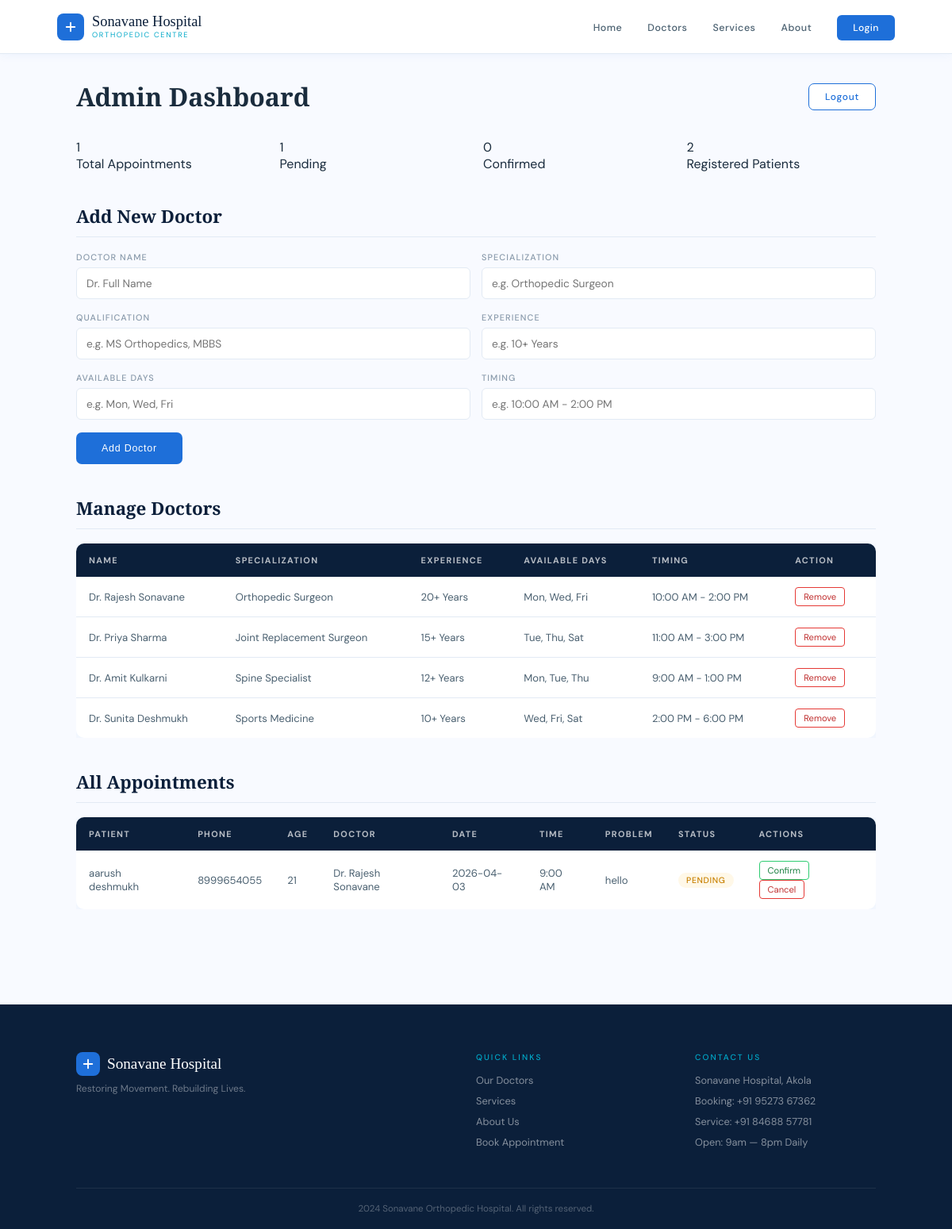
Screenshot of /admin (signed in) with the database file from the repository.
### tables this page shows
CREATE TABLE doctors (
            id             INTEGER PRIMARY KEY AUTOINCREMENT,
            name           TEXT NOT NULL,
            specialization TEXT NOT NULL,
            qualification  TEXT,
            experience     TEXT,
            available_days TEXT,
            timing         TEXT,
            image_url      TEXT,
            available      INTEGER DEFAULT 1
        );

CREATE TABLE appointments (
            id         INTEGER PRIMARY KEY AUTOINCREMENT,
            user_id    INTEGER,
            doctor_id  INTEGER,
            patient_name TEXT NOT NULL,
            phone      TEXT NOT NULL,
            age        INTEGER,
            gender     TEXT,
            date       TEXT NOT NULL,
            time_slot  TEXT NOT NULL,
            problem    TEXT,
            status     TEXT DEFAULT "pending",
            created_at DATETIME DEFAULT CURRENT_TIMESTAMP,
            FOREIGN KEY(user_id) REFERENCES users(id),
            FOREIGN KEY(doctor_id) REFERENCES doctors(id)
        );

### app.py (the view)
@app.route('/admin')
def admin_dashboard():
    if not session.get('admin'):
        return redirect(url_for('admin_login'))
    db = get_db()
    total_appointments = db.execute('SELECT COUNT(*) FROM appointments').fetchone()[0]
    pending            = db.execute('SELECT COUNT(*) FROM appointments WHERE status="pending"').fetchone()[0]
    confirmed          = db.execute('SELECT COUNT(*) FROM appointments WHERE status="confirmed"').fetchone()[0]
    total_patients     = db.execute('SELECT COUNT(*) FROM users').fetchone()[0]
    appointments = db.execute('''
        SELECT a.*, d.name as doctor_name, d.specialization
        FROM appointments a JOIN doctors d ON a.doctor_id=d.id
        ORDER BY a.created_at DESC
    ''').fetchall()
    doctors = db.execute('SELECT * FROM doctors').fetchall()
    db.close()
    return render_template('admin_dashboard.html',
        total_appointments=total_appointments, pending=pending,
        confirmed=confirmed, total_patients=total_patients,
        appointments=appointments, doctors=doctors)

### app.py (called while the page is built)
def get_db():
    conn = sqlite3.connect(DB_PATH)
    conn.row_factory = sqlite3.Row
    return conn

### templates/admin_dashboard.html (shortened to what this page needs)
{% extends 'base.html' %}
{% block content %}
<div class="admin-page">
  <div style="display:flex;justify-content:space-between;align-items:center;max-width:1100px;margin:0 auto 32px;">
    <h1 style="font-family:var(--font-head);font-size:2rem;">Admin Dashboard</h1>
    <a href="{{ url_for('admin_logout') }}" class="btn-outline" style="font-size:0.75rem;padding:8px 20px;">Logout</a>
  </div>
  <div class="admin-stats">
    <div class="admin-stat-card">
      <div class="admin-stat-num">{{ total_appointments }}</div>
      <div class="admin-stat-label">Total Appointments</div>
    </div>
    <div class="admin-stat-card gold">
      <div class="admin-stat-num">{{ pending }}</div>
      <div class="admin-stat-label">Pending</div>
    </div>
    <div class="admin-stat-card green">
      <div class="admin-stat-num">{{ confirmed }}</div>
      <div class="admin-stat-label">Confirmed</div>
    </div>
    <div class="admin-stat-card teal">
      <div class="admin-stat-num">{{ total_patients }}</div>
      <div class="admin-stat-label">Registered Patients</div>
    </div>
  </div>
  <div class="admin-section">
    <h2>Add New Doctor</h2>
    <div class="add-doctor-form">
      <div class="form-row">
        <div class="form-group"><label>Doctor Name</label><input type="text" id="dName" placeholder="Dr. Full Name"></div>
        <div class="form-group"><label>Specialization</label><input type="text" id="dSpec" placeholder="e.g. Orthopedic Surgeon"></div>
      </div>
      <div class="form-row">
        <div class="form-group"><label>Qualification</label><input type="text" id="dQual" placeholder="e.g. MS Orthopedics, MBBS"></div>
        <div class="form-group"><label>Experience</label><input type="text" id="dExp" placeholder="e.g. 10+ Years"></div>
      </div>
      <div class="form-row">
        <div class="form-group"><label>Available Days</label><input type="text" id="dDays" placeholder="e.g. Mon, Wed, Fri"></div>
        <div class="form-group"><label>Timing</label><input type="text" id="dTime" placeholder="e.g. 10:00 AM - 2:00 PM"></div>
      </div>
      <button class="btn-primary" onclick="addDoctor()">Add Doctor</button>
    </div>
  </div>
  <div class="admin-section">
    <h2>Manage Doctors</h2>
    <div style="overflow-x:auto;">
      <table class="appt-table">
        <thead><tr><th>Name</th><th>Specialization</th><th>Experience</th><th>Available Days</th><th>Timing</th><th>Action</th></tr></thead>
        <tbody>
          {% for d in doctors %}
          <tr>
            <td>{{ d.name }}</td>
            <td>{{ d.specialization }}</td>
            <td>{{ d.experience }}</td>
            <td>{{ d.available_days }}</td>
            <td>{{ d.timing }}</td>
            <td><button class="action-btn cancel" onclick="deleteDoctor({{ d.id }})">Remove</button></td>
          </tr>
          {% endfor %}
        </tbody>
      </table>
    </div>
  </div>
  <div class="admin-section">
    <h2>All Appointments</h2>
    <div style="overflow-x:auto;">
      <table class="appt-table">
        <thead>
          <tr><th>Patient</th><th>Phone</th><th>Age</th><th>Doctor</th><th>Date</th><th>Time</th><th>Problem</th><th>Status</th><th>Actions</th></tr>
        </thead>
        <tbody>
          {% for a in appointments %}
          <tr id="row-{{ a.id }}">
            <td>{{ a.patient_name }}</td>
            <td>{{ a.phone }}</td>
            <td>{{ a.age or '—' }}</td>
            <td>{{ a.doctor_name }}</td>
            <td>{{ a.date }}</td>
            <td>{{ a.time_slot }}</td>
            <td>{{ a.problem or '—' }}</td>
            <td><span class="badge badge-{{ a.status }}" id="badge-{{ a.id }}">{{ a.status }}</span></td>
            <td>
              <button class="action-btn confirm" onclick="updateStatus({{ a.id }}, 'confirmed')">Confirm</button>
              <button class="action-btn cancel"  onclick="updateStatus({{ a.id }}, 'cancelled')">Cancel</button>
            </td>
          </tr>
          {% endfor %}
        </tbody>
      </table>
    </div>
  </div>
</div>
{% endblock %}

### static/css/style.css (style rules this page uses)
:root { --navy: #0B1F3A; --blue: #1E6FD9; --blue-soft: #EEF4FF; --blue-mid: #4A90D9; --teal: #00A8C8; --white: #FFFFFF; --off: #F8FAFF; --border: #E2EAF4; --text: #1A2C3D; --text-2: #4A6070; --text-3: #8899AA; --gold: #F0A500; --red: #E53935; --green: #2ECC71; --font-head: 'Playfair Display', serif; --font-body: 'DM Sans', sans-serif; --tr: 0.25s cubic-bezier(0.4,0,0.2,1); --shadow: 0 2px 16px rgba(30,111,217,0.08); --shadow-md: 0 8px 32px rgba(30,111,217,0.12); }
*,*::before,*::after { box-sizing:border-box;margin:0;padding:0; }
html { scroll-behavior:smooth; }
body { font-family:var(--font-body);background:var(--white);color:var(--text);overflow-x:hidden; }
.btn-primary { display:inline-flex;align-items:center;gap:8px; background:var(--blue);color:var(--white);text-decoration:none; font-size:0.78rem;font-weight:500;letter-spacing:0.06em;padding:13px 32px; border:none;cursor:pointer;border-radius:7px;transition:var(--tr); }
.btn-outline { display:inline-flex;align-items:center;gap:8px; background:var(--white);color:var(--blue);text-decoration:none; font-size:0.78rem;font-weight:500;letter-spacing:0.06em;padding:12px 30px; border:1.5px solid var(--blue);cursor:pointer;border-radius:7px;transition:var(--tr); }
.form-group { margin-bottom:16px; }
.form-row { display:grid;grid-template-columns:1fr 1fr;gap:14px; }
.form-group label { display:block;font-size:0.68rem;font-weight:500;letter-spacing:0.1em;text-transform:uppercase;color:var(--text-3);margin-bottom:6px; }
.form-group input,.form-group textarea,.form-group select { width:100%;padding:10px 12px;border:1.5px solid var(--border); font-family:var(--font-body);font-size:0.86rem;color:var(--text); background:var(--white);outline:none;border-radius:6px;transition:border-color var(--tr); }
.appt-table { width:100%;border-collapse:collapse;max-width:1100px;margin:0 auto;background:var(--white);border-radius:10px;overflow:hidden;box-shadow:var(--shadow); }
.appt-table th { background:var(--navy);padding:14px 16px;text-align:left;font-size:0.68rem;letter-spacing:0.12em;text-transform:uppercase;color:rgba(255,255,255,0.7); }
.appt-table td { padding:13px 16px;font-size:0.82rem;border-bottom:1px solid var(--border);color:var(--text-2); }
.appt-table tr:last-child td { border-bottom:none; }
.badge { display:inline-block;padding:3px 10px;border-radius:20px;font-size:0.66rem;font-weight:500;letter-spacing:0.06em;text-transform:uppercase; }
.badge-pending { background:#FFF8E8;color:#C88000; }
.admin-page { min-height:100vh;padding:100px 8% 80px;background:var(--off); }
.admin-stats { display:grid;grid-template-columns:repeat(4,1fr);gap:18px;max-width:1100px;margin:0 auto 40px; }
.admin-section { max-width:1100px;margin:0 auto 40px; }
.admin-section h2 { font-family:var(--font-head);font-size:1.4rem;color:var(--navy);margin-bottom:18px;padding-bottom:10px;border-bottom:1px solid var(--border); }
.action-btn { background:none;border:1px solid var(--border);color:var(--text-2);font-size:0.7rem;padding:4px 10px;border-radius:4px;cursor:pointer;margin-right:5px;font-family:var(--font-body);transition:var(--tr); }
.action-btn.confirm { border-color:#2ECC71;color:#1A8040; }
.action-btn.cancel { border-color:#E53935;color:#C03030; }

### rows the page displays
doctors: name "Dr. Rajesh Sonavane", specialization "Orthopedic Surgeon", experience "20+ Years", available_days "Mon, Wed, Fri", timing "10:00 AM - 2:00 PM"
doctors: name "Dr. Priya Sharma", specialization "Joint Replacement Surgeon", experience "15+ Years", available_days "Tue, Thu, Sat", timing "11:00 AM - 3:00 PM"
doctors: name "Dr. Amit Kulkarni", specialization "Spine Specialist", experience "12+ Years", available_days "Mon, Tue, Thu", timing "9:00 AM - 1:00 PM"
doctors: name "Dr. Sunita Deshmukh", specialization "Sports Medicine", experience "10+ Years", available_days "Wed, Fri, Sat", timing "2:00 PM - 6:00 PM"
appointments: patient_name "aarush deshmukh", phone "8999654055", age "21", doctor_name "Dr. Rajesh Sonavane", date "2026-04-03", time_slot "9:00 AM", problem "hello", status "PENDING"

### other values shown
{{ total_appointments }} "1"
{{ pending }} "1"
{{ confirmed }} "0"
{{ total_patients }} "2"
